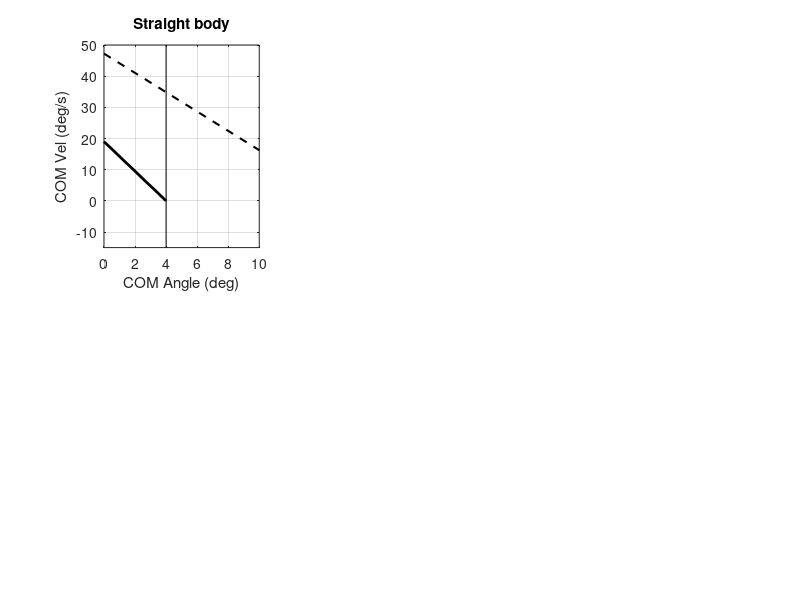

The MATLAB script that drew this image: (Note: this script raises an error after producing the figure.)
% clear; close all;
offset = 0.00113139;

totals = [10, 10, 10, 5];

for fallMode = 1:3

    figure(1);
    subplot(2, 3, fallMode); 
    plot([4, 4], [-20, 70], 'k')
    hold on; grid on;
    switch(fallMode)
        case 1
            title('Straight body')
        case 2
            title('Vertical trunk')
        case 3
            title('Const hip ang = 40 deg')
    end
    
    xlim([0, 10])
    ylim([-15, 50])

    xlabel('COM Angle (deg)');
    ylabel('COM Vel (deg/s)');

    plot([0, 4], [19, 0], 'k', 'LineWidth', 2)
    plot([0, 15.25], [47.236, 0], 'k--', 'LineWidth', 1.5);

    for fileInd = 1:totals(fallMode)
        fileFolder = ['Mode', num2str(fallMode), '_new/', num2str(fileInd), '/'];

        posData = importdata([fileFolder, 'AnkleBody_BodyKinematics_pos_global.sto']);
        velData = importdata([fileFolder, 'AnkleBody_BodyKinematics_vel_global.sto']);
        stateData = importdata([fileFolder, 'ankleBody_states.sto']);

        t = posData.data(:, 1);
        com_pos = posData.data(:, 32:33);

        com_pos(:, 1) = com_pos(:, 1) - offset;
        com_vel = sqrt(velData.data(:, 32).^2 + velData.data(:, 33).^2) .* sign(velData.data(:, 32));
        
        com_ang = -atan2d(com_pos(:, 1), com_pos(:, 2));
        comLen = sqrt((com_pos(:, 1) - offset).^2 + com_pos(:, 2).^2);
        
        com_angvel = -com_vel ./ comLen *180/pi;

        if (abs(com_ang(end)) <= 2)
            col = 'k';
        else
            col = 'k--';
        end

        if fileInd >= 7
            if fileInd == 9
                plot(com_ang(1), com_angvel(1), 'sk', 'LineWidth', 1);
            end
        else
            plot(com_ang(1), com_angvel(1), 'xk', 'LineWidth', 2);
        end

        plot(com_ang, com_angvel, col);

        if (fileInd == 9)
            subplot(2, 3, fallMode + 3); hold on; grid on;

            stick_figure(stateData, com_ang, comLen);

            xlabel('x (m)');
            ylabel('y (m)');
            xlim([-0.4, 0.8])
            ylim([0, 1.6])
            subplot(2, 3, fallMode);
        end
    end
end

%%
sizeInches = [7 6];
res = 300;
set(gcf,'paperunits','inches','paperposition',[0 0 sizeInches]);
print('resized.tiff','-dtiff',['-r' num2str(res)]);